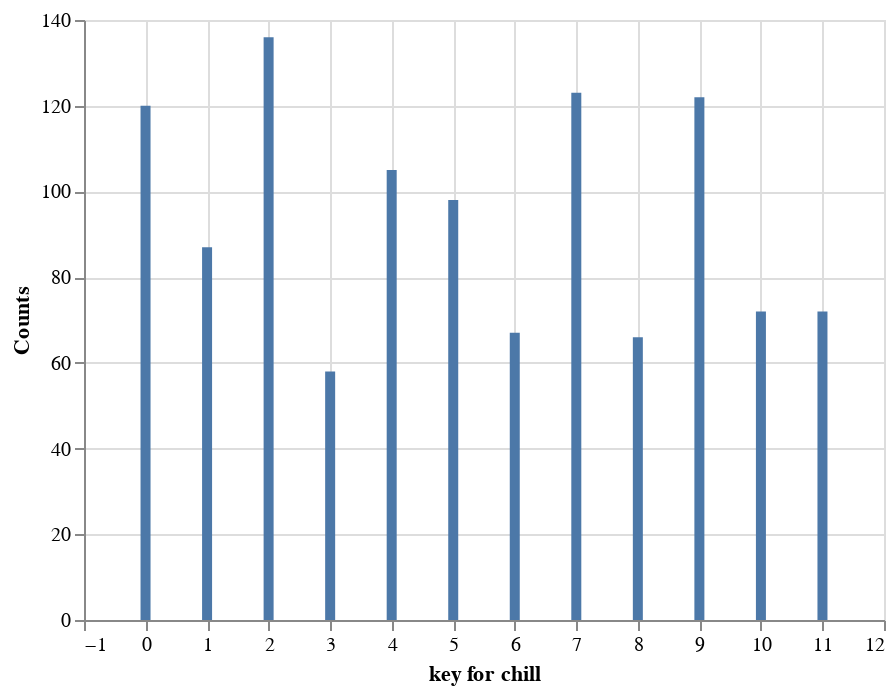

The notebook cell this image was saved under:
### Code cell
import altair as alt

plt.figure(figsize=(10,10))
df_temp = alldfs[(alldfs['category']=='chill')]
df_temp = df_temp["key"].value_counts()
df_temp = df_temp.reset_index()
df_temp.rename(columns={"index": "key for 'chill'", "key": "Counts"})

newdf = df_temp.rename(columns={"index": "key for chill", "key": "Counts"})
alt.Chart(newdf).mark_bar().encode(
    x='key for chill',
    y='Counts:Q'
)

### Figure 1 — Vega-Lite specification as saved in the notebook (floating-point values rounded to 4 significant figures)
{"config": {"view": {"continuousWidth": 400, "continuousHeight": 300}}, "data": {"name": "data-bfc7cbf4c38221cd7aa9413173a9a132"}, "mark": "bar", "encoding": {"x": {"type": "quantitative", "field": "key for chill"}, "y": {"type": "quantitative", "field": "Counts"}}, "$schema": "https://vega.github.io/schema/vega-lite/v4.8.1.json", "datasets": {"data-bfc7cbf4c38221cd7aa9413173a9a132": [{"key for chill": 2, "Counts": 136}, {"key for chill": 7, "Counts": 123}, {"key for chill": 9, "Counts": 122}, {"key for chill": 0, "Counts": 120}, {"key for chill": 4, "Counts": 105}, {"key for chill": 5, "Counts": 98}, {"key for chill": 1, "Counts": 87}, {"key for chill": 11, "Counts": 72}, {"key for chill": 10, "Counts": 72}, {"key for chill": 6, "Counts": 67}, {"key for chill": 8, "Counts": 66}, {"key for chill": 3, "Counts": 58}]}}
